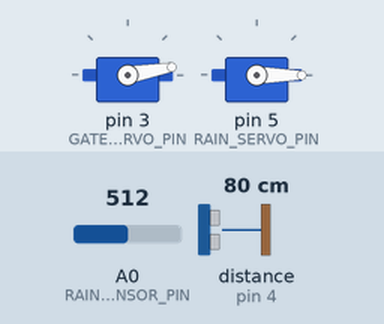
Simulated run of this sketch. Board: Arduino Uno, built with avr-gcc and run on an emulated ATmega328P. Parts: 2 × servo. Wiring (inferred from the names in the program): ultrasonic range finder: trigger pin 2; echo pin 4. Inputs (shaded band) come from the test bench; at power-on: distance to the obstacle (sensor on pin 4) 80 cm, A0 (RAIN_SENSOR_PIN) = 512. The echo pulse lasts 58.3 µs per cm.

Above: at 2.8 s.
2.9 s: distance to the obstacle (sensor on pin 4) set to 23 cm
4.4 s: distance to the obstacle (sensor on pin 4) set to 18 cm
At 4.8 s:
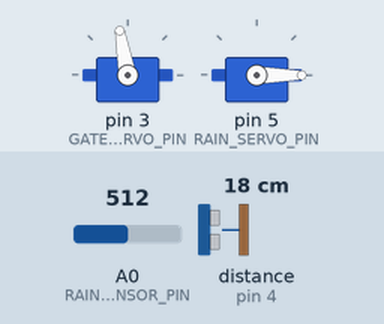
5.9 s: A0 (RAIN_SENSOR_PIN) set to 882
7.4 s: A0 (RAIN_SENSOR_PIN) set to 910
At 8.4 s:
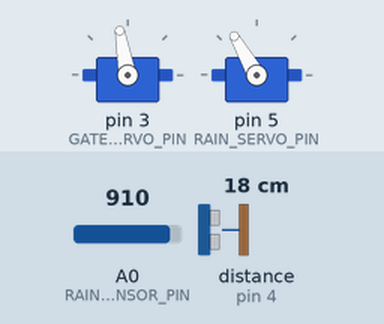
10.4 s: A0 (RAIN_SENSOR_PIN) set to 890
At 13.1 s:
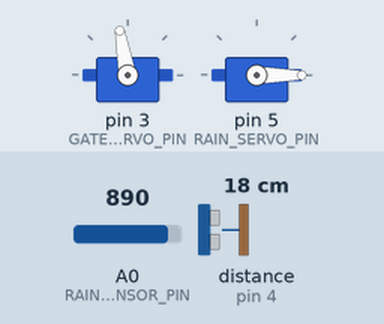
13.4 s: A0 (RAIN_SENSOR_PIN) set to 900
At 14.5 s:
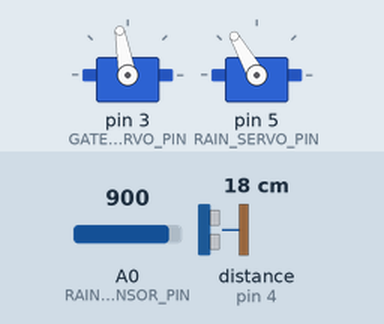
Timing chart, 0 to 15.9 s (numbered marks = the images above; inputs shaded):
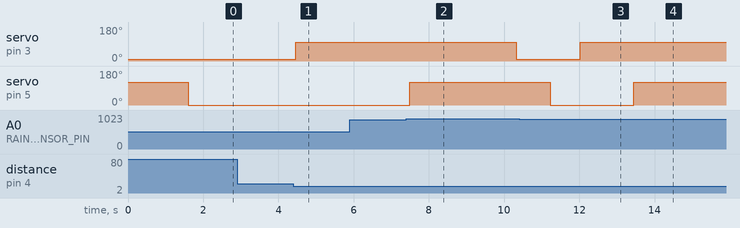

Measured:
- the behaviour switches between 21 and 20 cm on distance to the obstacle (sensor on pin 4) (found by bisection; images 0 and 1)
- the behaviour switches between 899 and 900 on A0 (RAIN_SENSOR_PIN) (found by bisection; images 1 and 2)
- after the input at 2.9 s, every drawn part: stays the same
- after the input at 4.4 s, servo on pin 3 (GATE_SERVO_PIN): 10° → 100° after 0.06 s
- after the input at 5.9 s, every drawn part: stays the same
- after the input at 7.4 s, servo on pin 5 (RAIN_SERVO_PIN): 0° → 120° after 0.10 s
- after the input at 10.4 s, servo on pin 3 (GATE_SERVO_PIN): 10° → 100° after 1.6 s instead of 0.83 s; servo on pin 5 (RAIN_SERVO_PIN): 120° → 0° after 0.83 s
- after the input at 13.4 s, servo on pin 5 (RAIN_SERVO_PIN): 0° → 120° at once

The sketch:

smart_home_automation.ino
```cpp
/*
 * Project: Arduino Smart Home Automation
 * Course: Programming 1
 * Lecturer: Eitan Alimi
 *
 * System 1 - Rain protection:
 * A rain sensor controls a servo-driven roof above a laundry area.
 * Wet conditions close the roof; dry conditions reopen it.
 *
 * System 2 - Parking gate:
 * An HC-SR04 ultrasonic sensor detects an approaching object.
 * The gate opens for five seconds and then closes automatically.
 *
 * The servos are detached after each movement to reduce control-signal
 * jitter while they are stationary.
 */

#include <Servo.h>

// Pin assignments
const int TRIG_PIN = 2;
const int ECHO_PIN = 4;
const int RAIN_SENSOR_PIN = A0;
const int GATE_SERVO_PIN = 3;
const int RAIN_SERVO_PIN = 5;

// Servo angles calibrated for the physical model
const int GATE_CLOSED_ANGLE = 10;
const int GATE_OPEN_ANGLE = 100;
const int ROOF_OPEN_ANGLE = 120;
const int ROOF_CLOSED_ANGLE = 0;

// Detection thresholds and timing
const int OPEN_DISTANCE_CM = 20;
const unsigned long GATE_OPEN_TIME = 5000;
const int RAIN_THRESHOLD = 900;  // Lower readings indicate wet conditions

Servo rainServo;
Servo gateServo;

// System state
bool isGateOpen = false;
unsigned long gateTimer = 0;
bool isRainingState = false;

void setup() {
  Serial.begin(9600);

  pinMode(TRIG_PIN, OUTPUT);
  pinMode(ECHO_PIN, INPUT);

  // Move both mechanisms to safe initial positions.
  moveMotor(gateServo, GATE_SERVO_PIN, GATE_CLOSED_ANGLE);
  moveMotor(rainServo, RAIN_SERVO_PIN, ROOF_OPEN_ANGLE);
}

void loop() {
  const int distance = getDistance();
  const int rainValue = analogRead(RAIN_SENSOR_PIN);

  // Rain-protection state transition
  const bool isWet = rainValue < RAIN_THRESHOLD;

  if (isWet && !isRainingState) {
    moveMotor(rainServo, RAIN_SERVO_PIN, ROOF_CLOSED_ANGLE);
    isRainingState = true;
  } else if (!isWet && isRainingState) {
    moveMotor(rainServo, RAIN_SERVO_PIN, ROOF_OPEN_ANGLE);
    isRainingState = false;
  }

  // Open the gate when an object is detected within 20 cm.
  if (distance > 0 && distance < OPEN_DISTANCE_CM && !isGateOpen) {
    moveMotor(gateServo, GATE_SERVO_PIN, GATE_OPEN_ANGLE);
    isGateOpen = true;
    gateTimer = millis();
  }

  // Use a millis()-based timer so the gate does not require a five-second delay.
  if (isGateOpen && millis() - gateTimer >= GATE_OPEN_TIME) {
    moveMotor(gateServo, GATE_SERVO_PIN, GATE_CLOSED_ANGLE);
    isGateOpen = false;
  }

  delay(100);
}

// Attach the servo, command the calibrated angle, allow movement to finish,
// and detach the control signal to reduce stationary jitter.
void moveMotor(Servo &servo, int pin, int angle) {
  servo.attach(pin);
  servo.write(angle);
  delay(800);
  servo.detach();
}

// Return the measured distance in centimeters.
// A timeout is represented by 999 cm so it cannot trigger the gate.
int getDistance() {
  digitalWrite(TRIG_PIN, LOW);
  delayMicroseconds(2);

  digitalWrite(TRIG_PIN, HIGH);
  delayMicroseconds(10);
  digitalWrite(TRIG_PIN, LOW);

  const unsigned long duration = pulseIn(ECHO_PIN, HIGH, 30000);

  if (duration == 0) {
    return 999;
  }

  return duration * 0.034 / 2;
}
```
